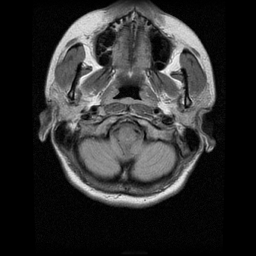
#> input picture sample_data/DICOM/digest_article/brain_003.dcm, 256 x 256 px; its folder holds 4 pictures in this run; the run also reads 2 pictures not shown here
$ python readPydicom.py   (Python 2 division)
#> lines starting #> are read from the running program, lines starting #| are printed output that depends on the picture
import dicom
import os
import numpy

dir = '../sample_data/DICOM/digest_article/'
lstFilesDCM = []  # create an empty list
for dirName, subdirList, fileList in os.walk(dir):
    for filename in fileList:
        if ".dcm" in filename.lower():  # check whether the file's DICOM
            lstFilesDCM.append(os.path.join(dirName,filename))

numFiles = len(lstFilesDCM)
print 'found {} DICOM files'.format(numFiles)

# get the dimensions from the 1st file
d0 = dicom.read_file(lstFilesDCM[0])
dims = (int(d0.Rows), int(d0.Columns), len(lstFilesDCM))
#> dims = (256, 256, 4)

# allocate space
data = numpy.zeros(dims, dtype=d0.pixel_array.dtype)

# loop through all the DICOM files and read
for i in range(numFiles):
    filename = lstFilesDCM[i]
    # read the file
    ds = dicom.read_file(filename)
    # store the raw image data
    data[:, :, i] = ds.pixel_array
#> this loop made 4 passes
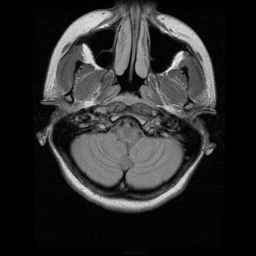
#> input picture sample_data/DICOM/digest_article/brain_004.dcm, 256 x 256 px
#> after the loop:
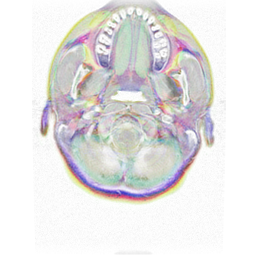
#> data: shape (256, 256, 4) int16; mean of channels 0, 1, 2, 3 164.9, 163.4, 145.8, 158.9; transparent parts drawn white
